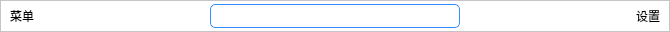
<?xml version="1.0" encoding="UTF-8"?>
<ui version="4.0">
 <class>SearchLeader</class>
 <widget class="QWidget" name="SearchLeader">
  <property name="windowModality">
   <enum>Qt::WindowModal</enum>
  </property>
  <property name="geometry">
   <rect>
    <x>0</x>
    <y>0</y>
    <width>670</width>
    <height>32</height>
   </rect>
  </property>
  <property name="sizePolicy">
   <sizepolicy hsizetype="Preferred" vsizetype="Fixed">
    <horstretch>0</horstretch>
    <verstretch>0</verstretch>
   </sizepolicy>
  </property>
  <property name="minimumSize">
   <size>
    <width>0</width>
    <height>0</height>
   </size>
  </property>
  <property name="maximumSize">
   <size>
    <width>16777215</width>
    <height>42</height>
   </size>
  </property>
  <property name="windowTitle">
   <string>Form</string>
  </property>
  <property name="styleSheet">
   <string notr="true">QPushButton{
	border:none;
}
</string>
  </property>
  <layout class="QHBoxLayout" name="horizontalLayout">
   <property name="spacing">
    <number>0</number>
   </property>
   <property name="leftMargin">
    <number>0</number>
   </property>
   <property name="topMargin">
    <number>0</number>
   </property>
   <property name="rightMargin">
    <number>0</number>
   </property>
   <property name="bottomMargin">
    <number>0</number>
   </property>
   <item>
    <widget class="QFrame" name="frame">
     <property name="sizePolicy">
      <sizepolicy hsizetype="Preferred" vsizetype="Fixed">
       <horstretch>0</horstretch>
       <verstretch>0</verstretch>
      </sizepolicy>
     </property>
     <property name="minimumSize">
      <size>
       <width>0</width>
       <height>32</height>
      </size>
     </property>
     <property name="styleSheet">
      <string notr="true">background:#fff;</string>
     </property>
     <property name="frameShape">
      <enum>QFrame::StyledPanel</enum>
     </property>
     <property name="frameShadow">
      <enum>QFrame::Raised</enum>
     </property>
     <layout class="QHBoxLayout" name="horizontalLayout_2">
      <property name="spacing">
       <number>0</number>
      </property>
      <property name="topMargin">
       <number>0</number>
      </property>
      <property name="bottomMargin">
       <number>0</number>
      </property>
      <item>
       <widget class="QPushButton" name="menuBtn">
        <property name="focusPolicy">
         <enum>Qt::ClickFocus</enum>
        </property>
        <property name="text">
         <string>菜单</string>
        </property>
       </widget>
      </item>
      <item>
       <spacer name="horizontalSpacer">
        <property name="orientation">
         <enum>Qt::Horizontal</enum>
        </property>
        <property name="sizeHint" stdset="0">
         <size>
          <width>40</width>
          <height>20</height>
         </size>
        </property>
       </spacer>
      </item>
      <item>
       <widget class="QLineEdit" name="lineEdit">
        <property name="sizePolicy">
         <sizepolicy hsizetype="Expanding" vsizetype="Fixed">
          <horstretch>0</horstretch>
          <verstretch>0</verstretch>
         </sizepolicy>
        </property>
        <property name="minimumSize">
         <size>
          <width>250</width>
          <height>24</height>
         </size>
        </property>
        <property name="focusPolicy">
         <enum>Qt::ClickFocus</enum>
        </property>
        <property name="styleSheet">
         <string notr="true">border-radius:5px;border:1px solid #368afc;</string>
        </property>
       </widget>
      </item>
      <item>
       <spacer name="horizontalSpacer_2">
        <property name="orientation">
         <enum>Qt::Horizontal</enum>
        </property>
        <property name="sizeHint" stdset="0">
         <size>
          <width>40</width>
          <height>20</height>
         </size>
        </property>
       </spacer>
      </item>
      <item>
       <widget class="QPushButton" name="setBtn">
        <property name="focusPolicy">
         <enum>Qt::ClickFocus</enum>
        </property>
        <property name="text">
         <string>设置</string>
        </property>
       </widget>
      </item>
     </layout>
    </widget>
   </item>
  </layout>
 </widget>
 <resources/>
 <connections/>
</ui>
